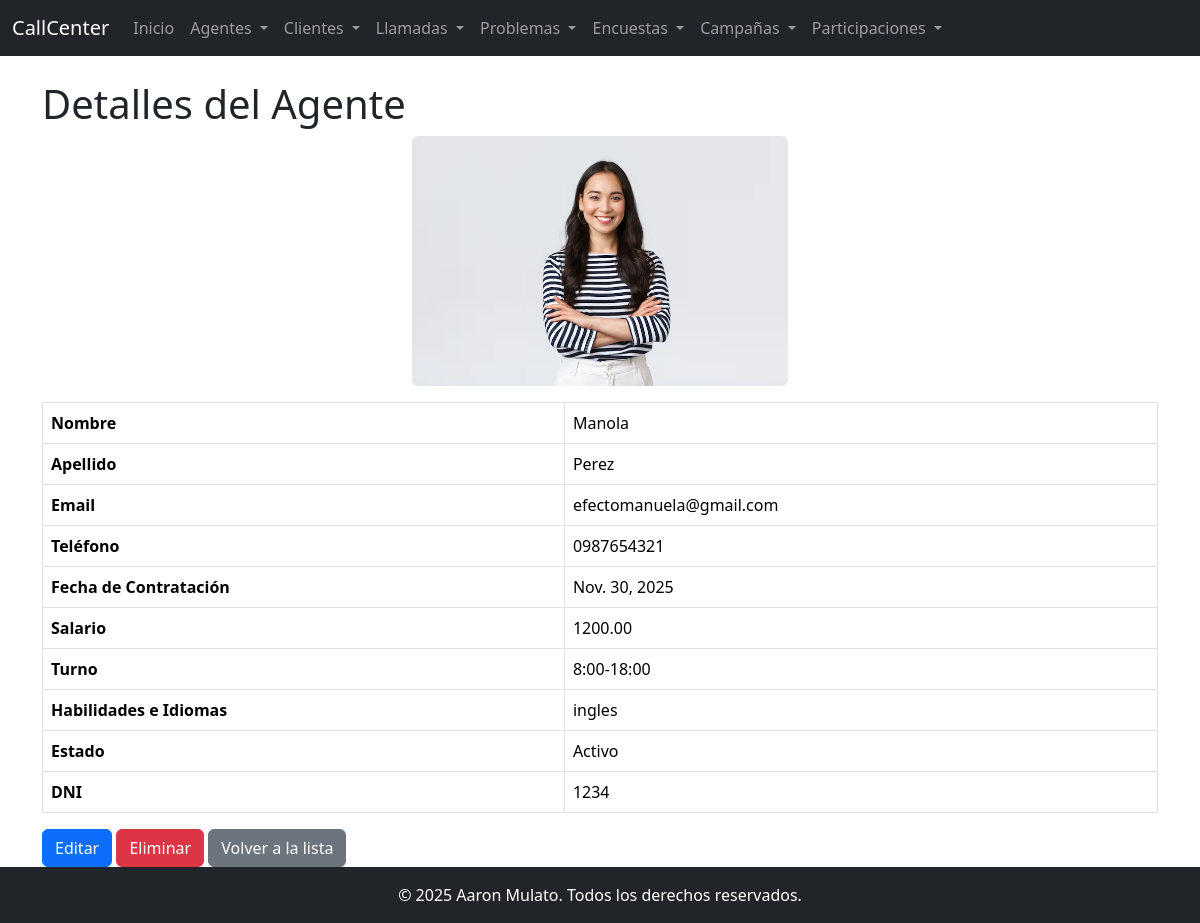
Page /agentes/1/ on the committed database.
### app_callcenter/models.py (models this page shows, shortened)
class AgenteCallCenter(models.Model):
    nombre = models.CharField(max_length=100, null=True, blank=True)
    apellido = models.CharField(max_length=100, null=True, blank=True)
    email = models.EmailField(max_length=100, null=True, blank=True)
    telefono = models.CharField(max_length=20, null=True, blank=True)
    fecha_contratacion = models.DateField(null=True, blank=True)
    salario = models.DecimalField(max_digits=10, decimal_places=2, null=True, blank=True)
    turno = models.CharField(max_length=50, null=True, blank=True)
    habilidades_idiomas = models.TextField(null=True, blank=True)
    estado_agente = models.CharField(max_length=50, null=True, blank=True)
    dni = models.CharField(max_length=20, null=True, blank=True)
    foto = models.ImageField(upload_to='fotos_agentes/', null=True, blank=True)

### app_callcenter/views.py (the view)
# urls.py: path("agentes/<int:pk>/", AgenteDetailView.as_view(), name="agente-detail"),
class AgenteDetailView(DetailView):
    model = AgenteCallCenter
    template_name = "app_callcenter/agente_detail.html"
    context_object_name = "agente"

### app_callcenter/templates/app_callcenter/agente_detail.html
{% extends 'app_callcenter/base.html' %}
{% block content %}
  <h1>Detalles del Agente</h1>
  {% if agente.foto %}
    <div class="mb-3 text-center">
      <img src="{{ agente.foto.url }}" alt="Foto de {{ agente.nombre }}" class="img-fluid rounded" style="max-height: 250px; width: auto;">
    </div>
  {% endif %}
  <table class="table table-bordered">
    <tr>
      <th>Nombre</th>
      <td>{{ agente.nombre }}</td>
    </tr>
    <tr>
      <th>Apellido</th>
      <td>{{ agente.apellido }}</td>
    </tr>
    <tr>
      <th>Email</th>
      <td>{{ agente.email }}</td>
    </tr>
    <tr>
      <th>Teléfono</th>
      <td>{{ agente.telefono }}</td>
    </tr>
    <tr>
      <th>Fecha de Contratación</th>
      <td>{{ agente.fecha_contratacion }}</td>
    </tr>
    <tr>
      <th>Salario</th>
      <td>{{ agente.salario }}</td>
    </tr>
    <tr>
      <th>Turno</th>
      <td>{{ agente.turno }}</td>
    </tr>
    <tr>
      <th>Habilidades e Idiomas</th>
      <td>{{ agente.habilidades_idiomas }}</td>
    </tr>
    <tr>
      <th>Estado</th>
      <td>{{ agente.estado_agente }}</td>
    </tr>
    <tr>
      <th>DNI</th>
      <td>{{ agente.dni }}</td>
    </tr>
  </table>
  <a href="{% url 'app_callcenter:agente-update' agente.pk %}" class="btn btn-primary">Editar</a>
  <a href="{% url 'app_callcenter:agente-delete' agente.pk %}" class="btn btn-danger">Eliminar</a>
  <a href="{% url 'app_callcenter:agente-list' %}" class="btn btn-secondary">Volver a la lista</a>
{% endblock %}

### rows in the picture
AgenteCallCenter: foto (picture), nombre "Manola", apellido "Perez", email "efectomanuela@gmail.com", telefono "0987654321", fecha_contratacion "Nov. 30, 2025", salario "1200.00", turno "8:00-18:00", habilidades_idiomas "ingles", estado_agente "Activo", dni "1234"
